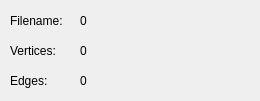
<?xml version="1.0" encoding="UTF-8"?>
<ui version="4.0">
 <class>Info</class>
 <widget class="QWidget" name="Info">
  <property name="geometry">
   <rect>
    <x>0</x>
    <y>0</y>
    <width>260</width>
    <height>101</height>
   </rect>
  </property>
  <property name="windowTitle">
   <string>Form</string>
  </property>
  <widget class="QLabel" name="label">
   <property name="geometry">
    <rect>
     <x>10</x>
     <y>40</y>
     <width>61</width>
     <height>21</height>
    </rect>
   </property>
   <property name="text">
    <string>Vertices:</string>
   </property>
  </widget>
  <widget class="QLabel" name="label_2">
   <property name="geometry">
    <rect>
     <x>10</x>
     <y>70</y>
     <width>51</width>
     <height>21</height>
    </rect>
   </property>
   <property name="text">
    <string>Edges:</string>
   </property>
  </widget>
  <widget class="QLabel" name="label_3">
   <property name="geometry">
    <rect>
     <x>80</x>
     <y>40</y>
     <width>171</width>
     <height>21</height>
    </rect>
   </property>
   <property name="text">
    <string>0</string>
   </property>
  </widget>
  <widget class="QLabel" name="label_4">
   <property name="geometry">
    <rect>
     <x>80</x>
     <y>70</y>
     <width>171</width>
     <height>21</height>
    </rect>
   </property>
   <property name="text">
    <string>0</string>
   </property>
  </widget>
  <widget class="QLabel" name="label_15">
   <property name="geometry">
    <rect>
     <x>80</x>
     <y>10</y>
     <width>171</width>
     <height>21</height>
    </rect>
   </property>
   <property name="text">
    <string>0</string>
   </property>
  </widget>
  <widget class="QLabel" name="label_14">
   <property name="geometry">
    <rect>
     <x>10</x>
     <y>10</y>
     <width>61</width>
     <height>21</height>
    </rect>
   </property>
   <property name="text">
    <string>Filename:</string>
   </property>
  </widget>
 </widget>
 <resources/>
 <connections/>
</ui>
